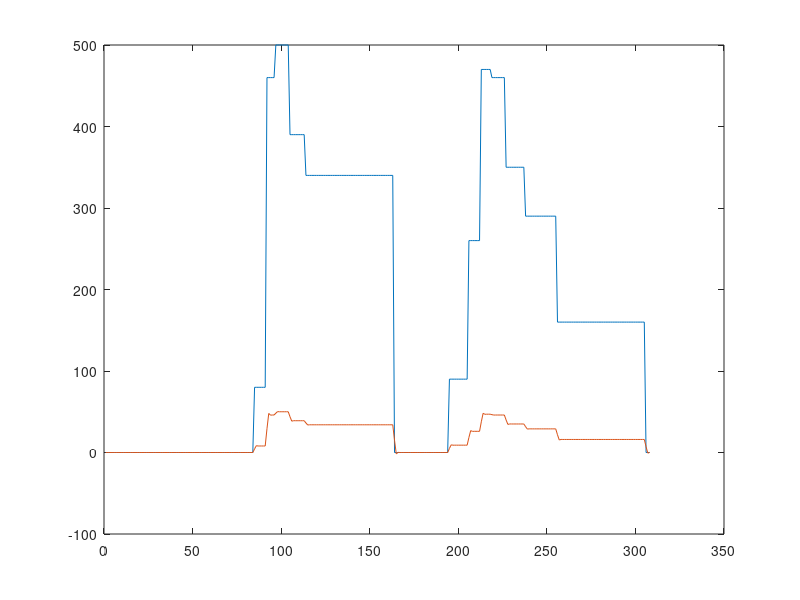

Reproduce this figure in MATLAB.
%% 
clear;
clc;

% timing
control_period = 40e-3; % [s]

% filter gain
lpf_gain = 1;
fprintf('filter gain = %.0e\n', lpf_gain);
% engine rpm
eg_cutoff_freq = 10*2*pi; % [rad/s]
eg_filt_const_1 = eg_cutoff_freq/(2/control_period + eg_cutoff_freq);
eg_filt_const_2 = 1 - 2*eg_filt_const_1;
fprintf('engine:\nA1 = %.3f\nA2 = %.3f\n\n', eg_filt_const_1*lpf_gain, eg_filt_const_2*lpf_gain)

% gearbox rpm
gb_cutoff_freq = 10*2*pi; % [rad/s]
gb_filt_const_1 = gb_cutoff_freq/(2/control_period + gb_cutoff_freq);
gb_filt_const_2 = 1 - 2*gb_filt_const_1;
fprintf('gearbox:\nA1 = %.3f\nA2 = %.3f\n\n', gb_filt_const_1*lpf_gain, gb_filt_const_2*lpf_gain)

%% 

% create signal
n = 1000;
t = linspace(0,1,n);
y = @(x) sin(2*pi*10*x) + .5*sin(2*pi*120*x);

% y_raw = y(t);
y_raw = [0, 0, 0, 0, 0, 0, 0, 0, 0, 0, 0, 0, 0, 0, 0, 0, 0, 0, 0, 0, 0, 0, 0, 0, 0, 0, 0, 0, 0, 0, 0, 0, 0, 0, 0, 0, 0, 0, 0, 0, 0, 0, 0, 0, 0, 0, 0, 0, 0, 0, 0, 0, 0, 0, 0, 0, 0, 0, 0, 0, 0, 0, 0, 0, 0, 0, 0, 0, 0, 0, 0, 0, 0, 0, 0, 0, 0, 0, 0, 0, 0, 0, 0, 0, 8, 8, 8, 8, 8, 8, 8, 46, 46, 46, 46, 46, 50, 50, 50, 50, 50, 50, 50, 50, 39, 39, 39, 39, 39, 39, 39, 39, 39, 34, 34, 34, 34, 34, 34, 34, 34, 34, 34, 34, 34, 34, 34, 34, 34, 34, 34, 34, 34, 34, 34, 34, 34, 34, 34, 34, 34, 34, 34, 34, 34, 34, 34, 34, 34, 34, 34, 34, 34, 34, 34, 34, 34, 34, 34, 34, 34, 34, 34, 0, 0, 0, 0, 0, 0, 0, 0, 0, 0, 0, 0, 0, 0, 0, 0, 0, 0, 0, 0, 0, 0, 0, 0, 0, 0, 0, 0, 0, 0, 0, 9, 9, 9, 9, 9, 9, 9, 9, 9, 9, 9, 26, 26, 26, 26, 26, 26, 26, 47, 47, 47, 47, 47, 47, 46, 46, 46, 46, 46, 46, 46, 46, 35, 35, 35, 35, 35, 35, 35, 35, 35, 35, 35, 29, 29, 29, 29, 29, 29, 29, 29, 29, 29, 29, 29, 29, 29, 29, 29, 29, 29, 16, 16, 16, 16, 16, 16, 16, 16, 16, 16, 16, 16, 16, 16, 16, 16, 16, 16, 16, 16, 16, 16, 16, 16, 16, 16, 16, 16, 16, 16, 16, 16, 16, 16, 16, 16, 16, 16, 16, 16, 16, 16, 16, 16, 16, 16, 16, 16, 16, 16, 0, 0, 0];
n = length(y_raw);
y_filt = zeros(1,n);

for i = 2:n
    y_filt(i) = eg_filt_const_1*(y_raw(i) + y_raw(i-1)) + eg_filt_const_2*y_filt(i-1)/lpf_gain;
end

plot(y_raw*10), hold on
plot(y_filt), hold off